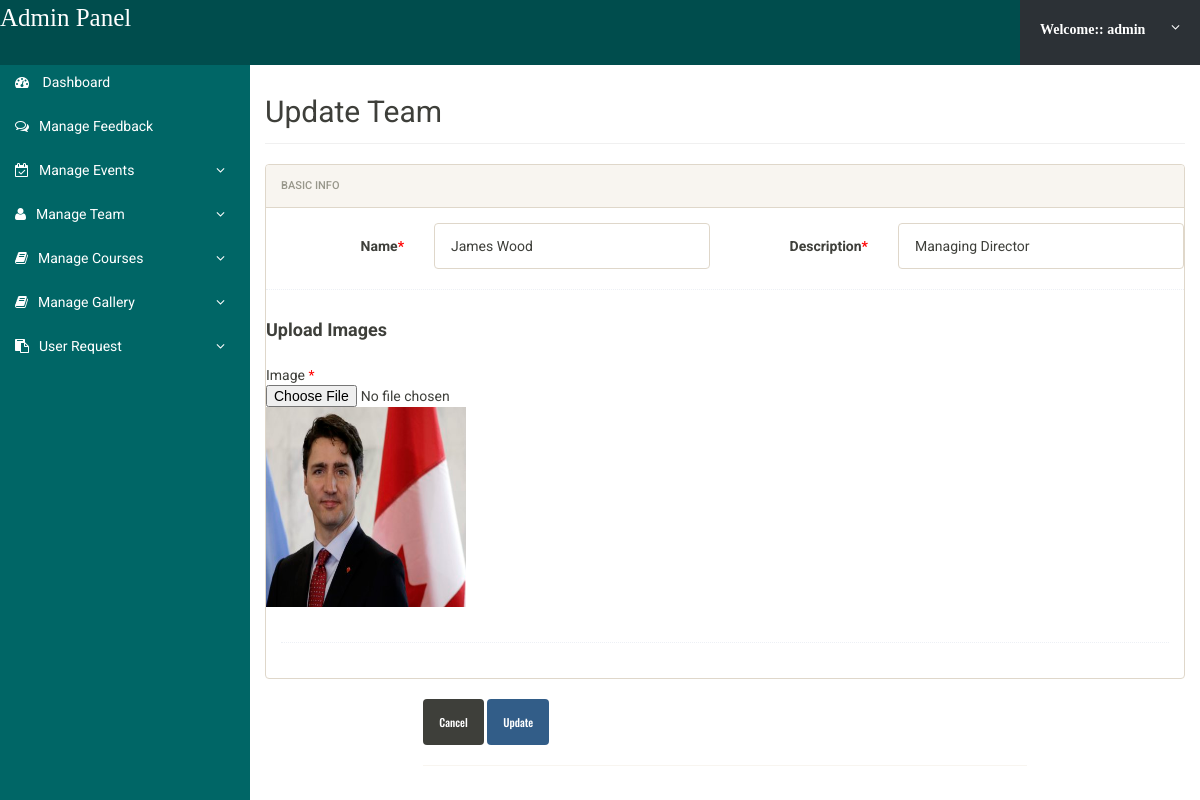
Page /admin/edit_team.php?id=15 (signed in) on the committed database.
### tables this page shows
CREATE TABLE `team` (
  `team_id` int(5) NOT NULL,
  `image` longblob NOT NULL,
  `name` varchar(240) NOT NULL,
  `about` varchar(250) NOT NULL
);

### admin/class/DatabaseClass.php (called while the page is built, shortened)
<?php
Class DatabaseAdmin{
 public $host   = "localhost";
 public $user   = "root";
 public $pass   = "";
 public $dbname = "login";
 public $link;
private function connectDB(){
 $this->link = new mysqli($this->host, $this->user, $this->pass,
  $this->dbname);
 }
public function select($query){
  $result = $this->link->query($query) or
   die($this->link->error.__LINE__);
  if($result->num_rows > 0){
    return $result;
  } else {
    return false;
  }
 }
}

### admin/class/AdminClass.php (called while the page is built, shortened)
<?php
include_once 'DatabaseClass.php';
?>
<?php
class AdminClass {
	private $db;
	public function __construct(){
		$this->db=new DatabaseAdmin();
	}
  public function GetAllTeamById($id){
       $query="SELECT * FROM team where team_id='$id'";
       $result=$this->db->select($query);
       return $result;
    }
}
?>

### admin/edit_team.php (the view, shortened to what this page needs)
<?php
include "class/AdminClass.php";
$team=new AdminClass();
if (!isset($_SESSION['admin']))
{
  header("LOCATION:login.php");
}
else
{
$id=$_GET['id'];
?>
<!doctype html>
<html lang="en" class="no-js">
<head>
  <link rel="stylesheet" href="css/font-awesome.min.css">
  <link rel="stylesheet" href="css/bootstrap.min.css">
  <link rel="stylesheet" href="css/dataTables.bootstrap.min.css">
  <link rel="stylesheet" href="css/bootstrap-social.css">
  <link rel="stylesheet" href="css/bootstrap-select.css">
  <link rel="stylesheet" href="css/fileinput.min.css">
  <link rel="stylesheet" href="css/awesome-bootstrap-checkbox.css">
  <link rel="stylesheet" href="css/style.css">
</head>
<body>
  <?php include('includes/header.php');?>
  <div class="ts-main-content">
  <?php include('includes/leftbar.php');?>
    <div class="content-wrapper">
      <div class="container-fluid">
        <div class="row">
          <div class="col-md-12">
            <h2 class="page-title">Update Team</h2>
            <div class="row">
              <div class="col-md-12">
                <div class="panel panel-default">
                  <div class="panel-heading">Basic Info</div>
      <?php
$getall=$team->GetAllTeamById($id);
if($getall){
  while ($result=$getall->fetch_assoc()){
    ?>
                  <div class="panel-body">
<form method="POST" class="form-horizontal" enctype="multipart/form-data">
<div class="form-group">
<label class="col-sm-2 control-label">Name<span style="color:red">*</span></label>
<div class="col-sm-4">
<input type="text" name="name" class="form-control" value="<?php echo $result['name'];?>" required>
</div>
<div class="form-group">
<label class="col-sm-2 control-label">Description<span style="color:red">*</span></label>
<div class="col-sm-4">
<input type="text" name="about" class="form-control" value="<?php echo $result['about'];?>" required>
</div>
</div>
<div class="hr-dashed"></div>
<div class="form-group">
<div class="col-sm-12">
<h4><b>Upload Images</b></h4>
</div>
</div>
<div class="form-group">
<div class="col-sm-4">
Image  <span style="color:red">*</span><input type="file" name="image" >
<img src="<?php echo $result['image'];?>" width="200px" height="200px">
</div>
</div>
</div>
<div class="hr-dashed"></div>
</div>
</div>
</div>
</div>
</div>
              <div class="form-group">
              <div class="col-sm-8 col-sm-offset-2">
              <button class="btn btn-default" type="reset">Cancel</button>
              <input type="submit" name="submit" class="btn btn-primary" value="Update"><hr>
              </div>
              </div>
              <?php } }?>
                  </div>
                </div>
              </div>
            </div>
</body>
</html>
<?php
}
?>

### admin/css/style.css (style rules this page uses)
html { font-size: 14px; }
@media only screen and (min-width: 480px) { html { font-size: 17px; } }
@media only screen and (min-width: 768px) { html { font-size: 14px; } }
body { font-size: 1em; }
.btn { font-family: 'Oswald', sans-serif; }
.hr-dashed { background-color: transparent; border-top: 1px dotted #edf0f5; color: transparent; height: 1px; margin: 20px 0; }
.panel { overflow: hidden; }
.btn { text-transform: none; }
.page-title { padding-bottom: 15px; margin-bottom: 20px; border-bottom: 1px solid #f0f0f0; }
.ts-main-content .content-wrapper { padding-top: 15px; margin-top: 60px; }
@media only screen and (min-width: 992px) { .ts-main-content .content-wrapper { margin-left: 250px; } }

### rows in the picture
team: name "James Wood", about "Managing Director", image (picture)

### other values in the picture
$_SESSION['admin'] "admin"
